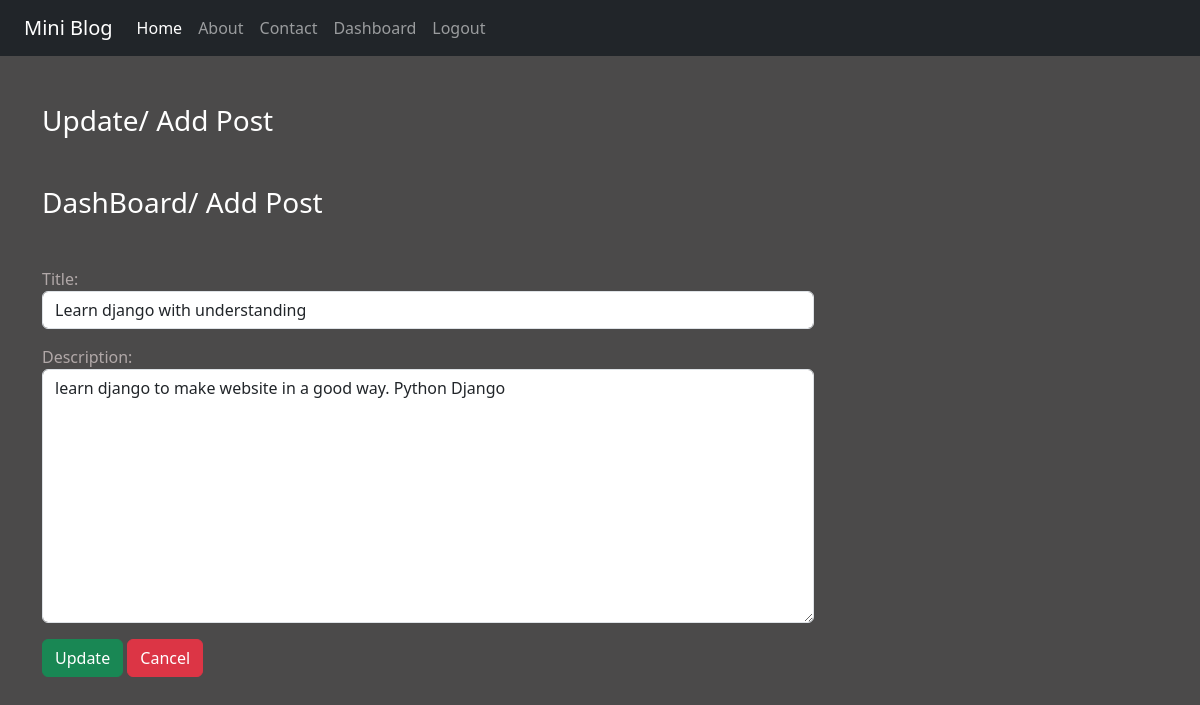
The page /updatepost/1/ (signed in) on the database its author committed.
### blog/models.py (models this page shows)
class Post(models.Model):
    title = models.CharField(max_length=100)
    desc = models.TextField()

### blog/views.py (the view)
# urls.py: path("updatepost/<int:id>/",views.update_post, name="updatepost"),
def update_post(request, id):
    if request.user.is_authenticated:
        if request.method == 'POST':
            pi = Post.objects.get(pk=id)
            form = PostForm(request.POST, instance=pi)
            if form.is_valid():
                form.save()
        else:
            pi = Post.objects.get(pk=id)
            form = PostForm(instance=pi)
        return render(request, 'updatepost.html', {'form':form})
    else:
        return HttpResponseRedirect('/login/')

### blog/forms.py
class PostForm(forms.ModelForm):
    class Meta:
        model = Post
        fields = ['title', 'desc']
        labels = {'desc':'Description'}
        widgets = {'title':forms.TextInput(attrs={'class':'form-control'}),
         'desc':forms.Textarea(attrs={'class':'form-control'})
        }

### blog/templates/updatepost.html (shortened to what this page needs)
{% extends 'base.html' %}
{% load static %}
{% block content %}
<div class="col-sm-10">
    <h3 class="text-white my-5">Update/ Add Post</h3>
    <div class="col-sm-10">
        <h3 class="text-white my-5">DashBoard/ Add Post</h3>
        <form action="" method="post" novalidate>
            {{form.as_p}}
            <input type="submit" value="Update" class="btn btn-success">
            <a href="/dashboard/" class="btn btn-danger">Cancel</a>
        </form>
    </div>
</div>
{% endblock content %}

### blog/static/css/style.css (style rules this page uses)
body { background-color: rgb(75 , 74 , 74 ); color: antiquewhite; }
form { color: rgb(177, 168 ,168); }

### rows shown on the page
Post: title "Learn django with understanding", desc "learn django to make website in a good way. Python Django"
